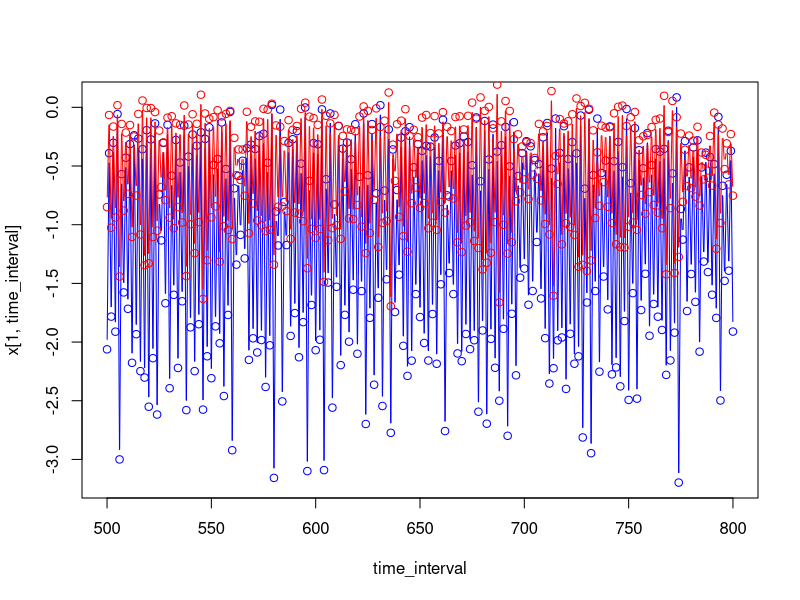

This chart was generated by the following R code:
### FB 24/04/2019 -- Dominant lyapunov exponent code, following Dennis et al. 2001
### [Dennis, B., Desharnais, R. A., Cushing, J. M., Henson, S. M., & Costantino, R. F. (2001). Estimating chaos and complex dynamics in an insect population. Ecological Monographs, 71(2), 277-303.]
### Computes Lyapunov exponents for our stochastic two-species competition model

### In that case, the Jacobian is calculated on the log-scale so the model output should be on the logscale too

rm(list=ls())
graphics.off()

# Parameters
r = c(3,2.1) #max growth rate  
a = matrix(c(-4,-2,-0.31,-3.1),2,2,byrow=TRUE) #interaction parameters
sigma = 0.1 #Note: we have sigma=0.1 and not sigma^2 which is 0.01

### 1. Simulation of the model for a long time
tmax = 10000
x=matrix(0,nrow=2,ncol=tmax)

x[,1] = c(0,0.1)

for (t in 1:(tmax-1)){
  x[,t+1] = x[,t] + r + a %*% exp(x[,t]) + rnorm(2,0,sigma)# Ricker compet model on the log-scale
  #x[,t+1] = x[,t] + r + a %*% exp(x[,t]) + rnorm(2,0,sqrt(0.1))# More noise
}

# Check time series by plotting a subset
time_interval = 500:800
plot(time_interval,x[1,time_interval],type="b",col="blue")
lines(time_interval,x[2,time_interval],type="b",col="red")
#OK


### 2. Definition of the Jacobian
Jacobian <-function(x,a){
  J = matrix(0,2,2)
  J[1,1] = 1 + a[1,1]*exp(x[1])
  J[1,2] = a[1,2]*exp(x[1])
  J[2,1] = a[2,1]*exp(x[2])
  J[2,2] = 1 + a[2,2]*exp(x[2])
  return(J)
}


### 3. LE computation

#Initializing
s=rep(1,tmax)
J1 = Jacobian(x[,1],a)
s[1]=norm(J1,type="2");
S=J1/s[1];
productStemp=S;

for (t in 2:tmax){
  J = Jacobian(x[,t],a)
  s[t]=norm(J%*%productStemp,type="2");
  S=J/s[t];
  productStemp=S%*%productStemp;
}

LE=(1/tmax)*sum(log(s));

LE
# -0.1789013 (tmax = 1000)
# -0.1904851 (tmax = 2000)
# -0.183598 (tmax = 10000)

### Note: with more we go closer to noise-induced chaos (sensu Ellner and Turchin) without fully reaching it. 